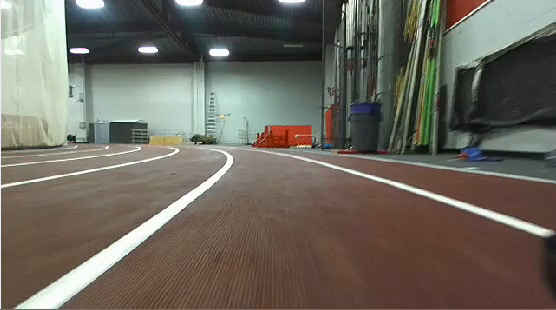
#> input picture frame 137 of lane_follower/lane_follower/output_video.mp4, 556 x 310 px
$ python lane_detector.py
#> lines starting #> are read from the running program, lines starting #| are printed output that depends on the picture; after the words box and inside, x2 and y2 are one past the last pixel; in counts of white or black regions, pixels touching at a corner belong together
#!/usr/bin/env python3
"""
lane_detector.py

A clean and concise module for lane detection.
API:
  detect_lanes(rgb_image) -> (output_image, x_position, theta)

When run as a script, the module processes a video (“output_video.mp4”) and displays
the lane detection results.
"""

import cv2
import numpy as np
import math

# ------------------- CONSTANTS -------------------
GAUSSIAN_KERNEL = (5, 5)
THRESHOLD_VALUE = 180
HOUGH_RHO = 1
HOUGH_THETA = math.pi / 180
HOUGH_THRESHOLD = 50
HOUGH_MIN_LINE_LENGTH = 30
HOUGH_MAX_LINE_GAP = 20
# For keystone warp: the warped ROI uses these destination ratios on the top edge.
WARP_TOP_LEFT_RATIO = 0.0
WARP_TOP_RIGHT_RATIO = 1.0
WARP_BOTTOM_LEFT_MULT = 0.45
WARP_BOTTOM_RIGHT_MULT = 0.55

# ------------------- HELPER FUNCTIONS -------------------
def preprocess_image(rgb_image):
    """Convert the RGB image to grayscale, blur it, and threshold to produce a binary mask."""
    # Use cvtColor with COLOR_RGB2GRAY because input is RGB.
    gray = cv2.cvtColor(rgb_image, cv2.COLOR_RGB2GRAY)
    blurred = cv2.GaussianBlur(gray, GAUSSIAN_KERNEL, 0)
    _, thresh = cv2.threshold(blurred, THRESHOLD_VALUE, 255, cv2.THRESH_BINARY)
    return thresh

def get_roi(binary_image):
    """Return the bottom half of the image."""
    h = binary_image.shape[0]
    return binary_image[h // 2 :, :]

def keystone_warp(image):
    """
    Applies a keystone (perspective) warp on the supplied image.
    Returns the warped image along with the source and destination points
    used in the warp.
    """
    h, w = image.shape[:2]
    src_points = np.float32([[0, 0],
                             [w, 0],
                             [w, h],
                             [0, h]])
    dest_points = np.float32([[0, 0],
                              [w, 0],
                              [w * WARP_BOTTOM_RIGHT_MULT, h],
                              [w * WARP_BOTTOM_LEFT_MULT, h]])
    M = cv2.getPerspectiveTransform(src_points, dest_points)
    warped = cv2.warpPerspective(image, M, (w, h))
    return warped, src_points, dest_points

def compute_x_at_y(line, y_val, epsilon=1e-6):
    """
    Given a line (tuple of two endpoints), compute the x-value corresponding to y_val.
    If the line is nearly horizontal, return the average x.
    """
    (x1, y1), (x2, y2) = line
    dy = y2 - y1
    if abs(dy) < epsilon:
        return int((x1 + x2) / 2)
    t = (y_val - y1) / dy
    x = x1 + t * (x2 - x1)
    return int(x)

def averageCenterLine(left_line, right_line, height):
    """
    Compute an averaged centerline from left and right lines in warped coordinates.
    The function computes the x-values at the top (y=0) and bottom (y=height) for each line,
    then averages the corresponding x-values.
    """
    top_y = 0
    bot_y = height
    left_top = compute_x_at_y(left_line, top_y)
    left_bot = compute_x_at_y(left_line, bot_y)
    right_top = compute_x_at_y(right_line, top_y)
    right_bot = compute_x_at_y(right_line, bot_y)

    center_top = (left_top + right_top) / 2.0
    center_bot = (left_bot + right_bot) / 2.0
    return np.array([[center_top, top_y],
                     [center_bot, bot_y]], dtype=np.float32)

def unwarp_centerline(center_line_warped, image):
    """
    Re-project the centerline, computed in the warped (ROI) coordinate system,
    back into the coordinate system of the original image.
    roi_offset: vertical offset to add (because the ROI was the bottom half).
    """
    h, w = image.shape[:2]
    src_points = np.float32([[0, 0],
                             [w, 0],
                             [w, h],
                             [0, h]])
    dest_points = np.float32([[0, 0],
                              [w, 0],
                              [w * WARP_BOTTOM_RIGHT_MULT, h],
                              [w * WARP_BOTTOM_LEFT_MULT, h]])
    roi_offset = h // 2
    inverse_M = cv2.getPerspectiveTransform(dest_points, src_points)
    pts = center_line_warped.reshape(-1, 1, 2)
    unwarped = cv2.perspectiveTransform(pts, inverse_M)
    unwarped_line = unwarped.reshape(-1, 2)
    # Add back the vertical offset (the ROI was taken from bottom half)
    unwarped_line[:, 1] += roi_offset
    return unwarped_line

def detect_lines(warped_binary):
    """
    Run HoughLinesP on the warped binary image.
    Separate detected lines into left and right groups (by the midpoint x value).
    Return the longest line candidate from each group.
    If a candidate is missing, None is returned in its place.
    """
    lines = cv2.HoughLinesP(warped_binary,
                            rho=HOUGH_RHO,
                            theta=HOUGH_THETA,
                            threshold=HOUGH_THRESHOLD,
                            minLineLength=HOUGH_MIN_LINE_LENGTH,
                            maxLineGap=HOUGH_MAX_LINE_GAP)
    if lines is None:
        return None, None

    left_lines = []
    right_lines = []
    h, w = warped_binary.shape
    mid_x = w / 2.0

    # Process each line from Hough transform
    for line in lines:
        x1, y1, x2, y2 = line[0]
        # Skip nearly horizontal lines (angle < 45°)
        if abs(math.degrees(math.atan2((y2 - y1), (x2 - x1)))) < 60:
            continue
        # Separate left and right based on the midpoint
        line_mid = (x1 + x2) / 2.0
        if line_mid < mid_x:
            left_lines.append(((x1, y1), (x2, y2)))
        else:
            right_lines.append(((x1, y1), (x2, y2)))

    # From each group, choose the longest line as candidate.
    def line_length(line):
        (x1, y1), (x2, y2) = line
        return math.hypot(x2 - x1, y2 - y1)

    left_candidate = max(left_lines, key=line_length) if left_lines else None
    right_candidate = max(right_lines, key=line_length) if right_lines else None

    return left_candidate, right_candidate

def overlay_centerline(orig_image, line_pts, color=(255, 0, 0), thickness=5):
    """Draw a line defined by two points on orig_image."""
    pt1 = tuple(np.int32(line_pts[0]))
    pt2 = tuple(np.int32(line_pts[1]))
    cv2.line(orig_image, pt1, pt2, color, thickness)
    return orig_image

def compute_line_angle(line_pts):
    """
    Given two endpoints [ [x1, y1], [x2, y2] ], compute the centerline angle (theta)
    in degrees relative to the horizontal.
    """
    (x1, y1), (x2, y2) = line_pts
    dx = x2 - x1
    dy = y2 - y1
    # Use arctan2: note that y increases downward.
    theta = math.degrees(math.atan2(dy, dx))
    return theta

# ------------------- MAIN API -------------------
def detect_lanes(rgb_image):
    """
    detect_lanes(rgb_image) -> output_image, x_position, theta

    Process the provided RGB image to detect road lanes.
    The function returns:
      - output_image: The original image with the computed centerline overlaid.
      - x_position: The x coordinate (in original image) at the bottom end of the centerline.
      - theta: The angle (in degrees) relative to horizontal of the centerline.
    If lanes cannot be detected, None is returned for x_position and theta.
    """
    # Preprocess and get binary mask.
    binary = preprocess_image(rgb_image)
    orig_h, orig_w = binary.shape
    roi = get_roi(binary)  # bottom half of the image

    # Apply keystone warp on the ROI.
    warped_roi, warp_src_pts, warp_dest_pts = keystone_warp(roi)
    # For Hough transform, work on the warped (binary) image.
    # (No need to convert color for detection.)

    # Detect left and right line candidates.
    left_line, right_line = detect_lines(warped_roi)
    # If we cannot obtain both lines, return the original image.
    output_image = rgb_image.copy()
    if left_line is None or right_line is None:
        return output_image, None, None

    center_line_warped = averageCenterLine(left_line, right_line, orig_h)
    # Unwarp the centerline back into original image coordinates.
    center_line_unwarped = unwarp_centerline(center_line_warped, rgb_image)
    # Overlay the centerline on the original image.
    output_image = overlay_centerline(output_image, center_line_unwarped)

    # Compute x-position: use the bottom endpoint of the centerline.
    x_position = center_line_unwarped[1, 0]
    theta = compute_line_angle(center_line_unwarped)

    return output_image, x_position, theta

# ------------------- MAIN (VIDEO PROCESSING DEMO) -------------------
def main():
    """Process video frames from output_video.mp4 and display lane detection."""
    video_capture = cv2.VideoCapture("output_video.mp4")
    if not video_capture.isOpened():
        print("Error: Could not open video file.")
        return

    print("Starting video processing... Press 'q' to exit.")

    while True:
        ret, frame = video_capture.read()
#> frame is the input picture: shape (310, 556, 3); mean B, G, R 93.9, 103.6, 108.9
        if not ret:
            break

        # OpenCV reads video frames as BGR. Convert to RGB for our API.
        frame_rgb = cv2.cvtColor(frame, cv2.COLOR_BGR2RGB)
        out_img, x_pos, theta = detect_lanes(frame_rgb)
#> in preprocess_image, `gray = cv2.cvtColor(rgb_image, cv2.COLOR_RGB2GRAY)`:
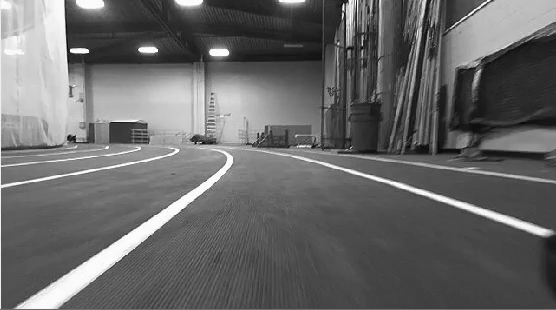
#> gray: shape (310, 556); min 1, max 255, mean 104.1
#> in preprocess_image, `blurred = cv2.GaussianBlur(gray, GAUSSIAN_KERNEL, 0)`:
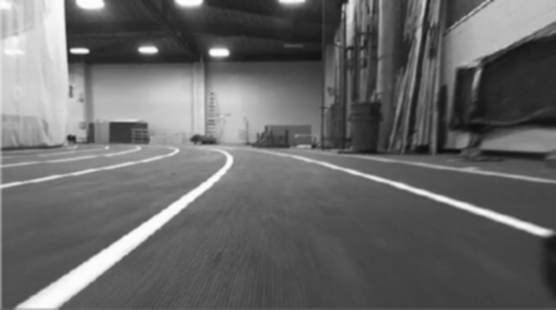
#> blurred: shape (310, 556); min 13, max 253, mean 104
#> in preprocess_image, `_, thresh = cv2.threshold(blurred, THRESHOLD_VALUE, 255, cv2.THRESH_BI..`:
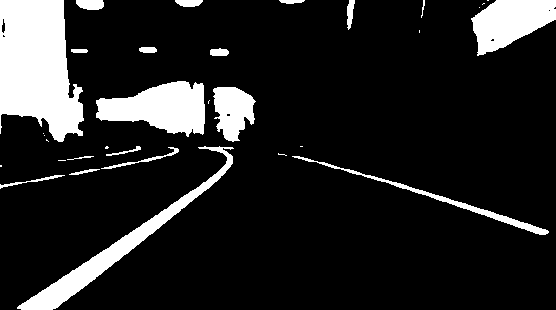
#> thresh: shape (310, 556); 13.8% white; 32 white regions (13 under 20 px), largest, box (x1, y1, x2, y2) and area: (0, 0, 84, 142) 8751, (96, 81, 205, 137) 3898, (17, 146, 234, 310) 3746
#> in get_roi, `return binary_image[h // 2 :, :]`:
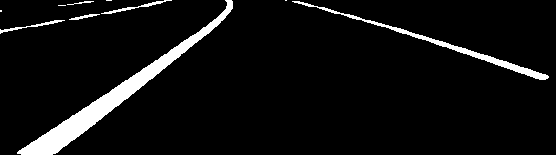
#> returned value: shape (155, 556); 6% white; 10 white regions (4 under 20 px), largest, box (x1, y1, x2, y2) and area: (17, 0, 233, 155) 3614, (292, 1, 549, 80) 1126, (101, 0, 172, 14) 162, (0, 20, 65, 34) 150, (69, 14, 100, 20) 72, (67, 1, 94, 5) 37
#> in keystone_warp, `warped = cv2.warpPerspective(image, M, (w, h))`:
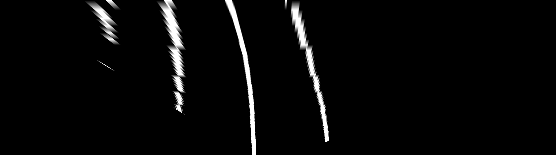
#> warped: shape (155, 556); min 0, max 255, mean 8.2
#> in detect_lanes, `warped_roi, warp_src_pts, warp_dest_pts = keystone_warp(roi)`: warp_src_pts = [[0, 0], [556, 0], [556, 155], [0, 155]]; warp_dest_pts = [[0, 0], [556, 0], [305.8, 155], [250.2, 155]]
#> in detect_lines, `lines = cv2.HoughLinesP(warped_binary, rho=HOUGH_RHO, theta=HOUGH_THET..`: lines = 27 rows, first 6: [295, 1, 327, 141], [233, 1, 255, 144], [297, 1, 328, 137], [169, 0, 181, 112], [293, 1, 326, 141], [170, 0, 184, 114]
#> the loop in detect_lines, `for line in lines:` made 27 passes
#> (x1, y1, x2, y2, line_mid) on passes 1 to 12: (295, 1, 327, 141, 311), (233, 1, 255, 144, 244), (297, 1, 328, 137, 312.5), (169, 0, 181, 112, 175), (293, 1, 326, 141, 309.5), (170, 0, 184, 114, 177), (298, 1, 328, 131, 313), (229, 0, 254, 110, 241.5), (168, 0, 179, 111, 173.5), (166, 0, 178, 110, 172), (234, 4, 253, 101, 243.5), (171, 0, 184, 92, 177.5)
#> (x1, y1, x2, y2) on passes 23, 25: (90, 1, 116, 44), (92, 3, 118, 44)
#> after the loop in detect_lines, `for line in lines:`: left_lines = 17 items; right_lines = [((295, 1), (327, 141)), ((297, 1), (328, 137)), ((293, 1), (326, 141)), ((298, 1), (328, 131)), ((292, 1), (313, 90)), ((310, 45), (325, 110)), ((296, 1), (328, 140)), ((291, 8), (302, 49))]
#> in detect_lines, `left_candidate = max(left_lines, key=line_length) if left_lines else N..`: left_candidate = ((233, 1), (255, 144))
#> in detect_lines, `right_candidate = max(right_lines, key=line_length) if right_lines els..`: right_candidate = ((293, 1), (326, 141))
#> in detect_lanes, `left_line, right_line = detect_lines(warped_roi)`: left_line = ((233, 1), (255, 144)); right_line = ((293, 1), (326, 141))
#> in compute_x_at_y, `(x1, y1), (x2, y2) = line`: x1 = 233; y1 = 1; x2 = 255; y2 = 144
#> in compute_x_at_y, `dy = y2 - y1`: dy = 143
#> in compute_x_at_y, `t = (y_val - y1) / dy`: t = -0.00699
#> in compute_x_at_y, `x = x1 + t * (x2 - x1)`: x = 232.8
#> in averageCenterLine, `left_top = compute_x_at_y(left_line, top_y)`: left_top = 232
#> in averageCenterLine, `left_bot = compute_x_at_y(left_line, bot_y)`: left_bot = 280
#> in averageCenterLine, `right_top = compute_x_at_y(right_line, top_y)`: right_top = 292
#> in averageCenterLine, `right_bot = compute_x_at_y(right_line, bot_y)`: right_bot = 365
#> in averageCenterLine, `center_top = (left_top + right_top) / 2.0`: center_top = 262
#> in averageCenterLine, `center_bot = (left_bot + right_bot) / 2.0`: center_bot = 322.5
#> in detect_lanes, `center_line_warped = averageCenterLine(left_line, right_line, orig_h)`: center_line_warped = [[262, 0], [322.5, 310]]
#> in unwarp_centerline, `unwarped = cv2.perspectiveTransform(pts, inverse_M)`: unwarped = [[262, 0], [723, 310]]
#> in detect_lanes, `center_line_unwarped = unwarp_centerline(center_line_warped, rgb_image)`: center_line_unwarped = [[262, 155], [723, 465]]
#> in overlay_centerline, `pt1 = tuple(np.int32(line_pts[0]))`: pt1 = (262, 155)
#> in overlay_centerline, `pt2 = tuple(np.int32(line_pts[1]))`: pt2 = (723, 465)
#> in detect_lanes, `x_position = center_line_unwarped[1, 0]`: x_position = 723
#> in compute_line_angle, `(x1, y1), (x2, y2) = line_pts`: x1 = 262; y1 = 155; x2 = 723; y2 = 465
#> in compute_line_angle, `dx = x2 - x1`: dx = 461
#> in compute_line_angle, `dy = y2 - y1`: dy = 310
#> in compute_line_angle, `theta = math.degrees(math.atan2(dy, dx))`: theta = 33.92
#> x_pos = 723; theta = 33.92

        # For display, convert output back to BGR.
        out_display = cv2.cvtColor(out_img, cv2.COLOR_RGB2BGR)

        cv2.imshow("Lane Detection", out_display)
        if cv2.waitKey(25) & 0xFF == ord('q'):
#> (key q is pressed here)
            break

    video_capture.release()
    cv2.destroyAllWindows()
    print("Video processing ended.")

if __name__ == "__main__":
    main()

$ run again, starting later in the video
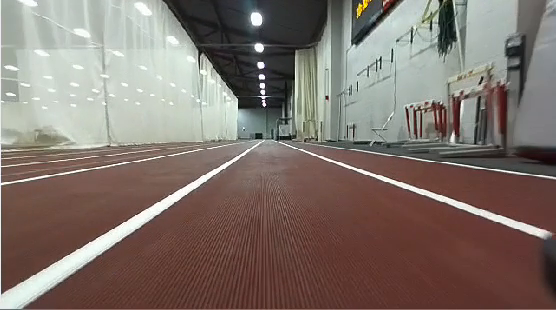
#> input picture frame 618 of lane_follower/lane_follower/output_video.mp4, 556 x 310 px
#> in main, frame is the input picture: shape (310, 556, 3); mean B, G, R 107.5, 114.6, 127.4
#> in preprocess_image, `_, thresh = cv2.threshold(blurred, THRESHOLD_VALUE, 255, cv2.THRESH_BI..`:
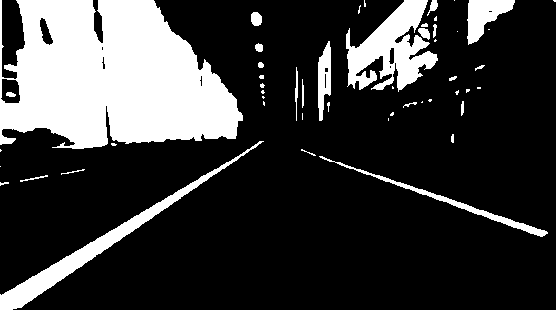
#> thresh: shape (310, 556); 22.2% white; 51 white regions (26 under 20 px), largest, box (x1, y1, x2, y2) and area: (0, 0, 243, 149) 26378, (346, 0, 438, 92) 4333, (0, 141, 264, 310) 3474
#> in keystone_warp, `warped = cv2.warpPerspective(image, M, (w, h))`:
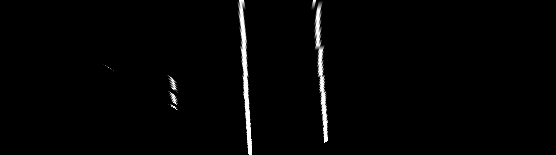
#> warped: shape (155, 556); min 0, max 255, mean 4.1
#> warp_src_pts = [[0, 0], [556, 0], [556, 155], [0, 155]]; warp_dest_pts = [[0, 0], [556, 0], [305.8, 155], [250.2, 155]]
#> lines = [[318, 4, 327, 140], [314, 0, 326, 141], [240, 0, 251, 154], [239, 0, 249, 154], [237, 1, 248, 153], [242, 0, 250, 121], [312, 1, 324, 142], [319, 1, 327, 118], [315, 0, 325, 141]]
#> the loop in detect_lines, `for line in lines:` made 9 passes
#> (x1, y1, x2, y2, line_mid) on passes 1 to 8: (318, 4, 327, 140, 322.5), (314, 0, 326, 141, 320), (240, 0, 251, 154, 245.5), (239, 0, 249, 154, 244), (237, 1, 248, 153, 242.5), (242, 0, 250, 121, 246), (312, 1, 324, 142, 318), (319, 1, 327, 118, 323)
#> after the loop in detect_lines, `for line in lines:`: left_lines = [((240, 0), (251, 154)), ((239, 0), (249, 154)), ((237, 1), (248, 153)), ((242, 0), (250, 121))]; right_lines = [((318, 4), (327, 140)), ((314, 0), (326, 141)), ((312, 1), (324, 142)), ((319, 1), (327, 118)), ((315, 0), (325, 141))]
#> left_candidate = ((240, 0), (251, 154))
#> right_candidate = ((314, 0), (326, 141))
#> left_line = ((240, 0), (251, 154)); right_line = ((314, 0), (326, 141))
#> in compute_x_at_y, `(x1, y1), (x2, y2) = line`: x1 = 240; y1 = 0; x2 = 251; y2 = 154
#> t = 0
#> x = 240
#> left_bot = 262
#> right_top = 314
#> right_bot = 340
#> center_top = 277
#> center_bot = 301
#> center_line_warped = [[277, 0], [301, 310]]
#> unwarped = [[277, 0], [508, 310]]
#> center_line_unwarped = [[277, 155], [508, 465]]
#> pt1 = (277, 155)
#> pt2 = (508, 465)
#> x_position = 508
#> in compute_line_angle, `(x1, y1), (x2, y2) = line_pts`: x1 = 277; y1 = 155; x2 = 508; y2 = 465
#> dx = 231
#> in compute_line_angle, `dy = y2 - y1`: dy = 310
#> in compute_line_angle, `theta = math.degrees(math.atan2(dy, dx))`: theta = 53.31
#> in main, `out_img, x_pos, theta = detect_lanes(frame_rgb)`: x_pos = 508; theta = 53.31

$ run again, starting later in the video
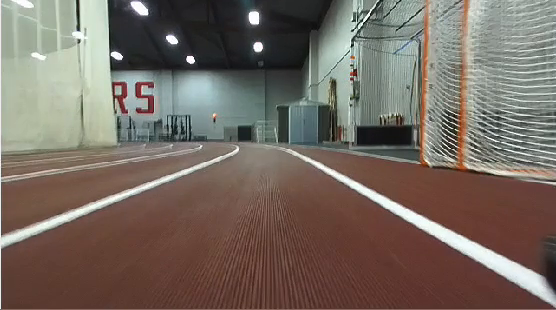
#> input picture frame 1100 of lane_follower/lane_follower/output_video.mp4, 556 x 310 px
#> in main, frame is the input picture: shape (310, 556, 3); mean B, G, R 97.5, 106.3, 117.7
#> in preprocess_image, `_, thresh = cv2.threshold(blurred, THRESHOLD_VALUE, 255, cv2.THRESH_BI..`:
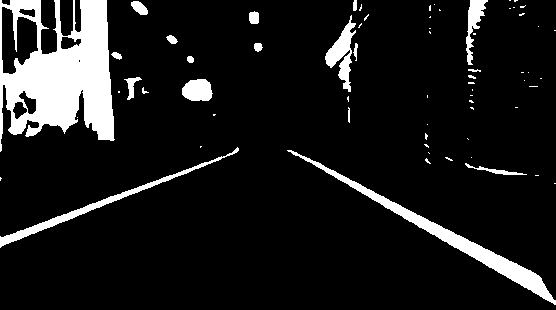
#> thresh: shape (310, 556); 10.5% white; 66 white regions (46 under 20 px), largest, box (x1, y1, x2, y2) and area: (0, 0, 115, 152) 10350, (287, 150, 556, 305) 3082, (0, 147, 239, 248) 1399
#> in keystone_warp, `warped = cv2.warpPerspective(image, M, (w, h))`:
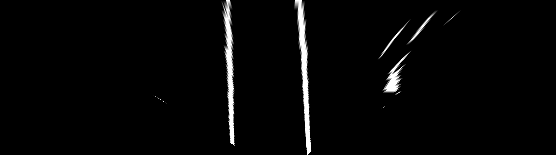
#> warped: shape (155, 556); min 0, max 255, mean 6
#> warp_src_pts = [[0, 0], [556, 0], [556, 155], [0, 155]]; warp_dest_pts = [[0, 0], [556, 0], [305.8, 155], [250.2, 155]]
#> lines = 18 rows, first 6: [296, 0, 310, 151], [228, 0, 233, 144], [225, 1, 232, 143], [300, 0, 311, 150], [229, 0, 234, 145], [223, 1, 231, 143]
#> the loop in detect_lines, `for line in lines:` made 18 passes
#> (x1, y1, x2, y2, line_mid) on passes 1 to 8: (296, 0, 310, 151, 303), (228, 0, 233, 144, 230.5), (225, 1, 232, 143, 228.5), (300, 0, 311, 150, 305.5), (229, 0, 234, 145, 231.5), (223, 1, 231, 143, 227), (295, 0, 308, 153, 301.5), (302, 1, 309, 112, 305.5)
#> after the loop in detect_lines, `for line in lines:`: left_lines = [((228, 0), (233, 144)), ((225, 1), (232, 143)), ((229, 0), (234, 145)), ((223, 1), (231, 143)), ((223, 8), (230, 142)), ((228, 123), (232, 34))]; right_lines = [((296, 0), (310, 151)), ((300, 0), (311, 150)), ((295, 0), (308, 153)), ((302, 1), (309, 112)), ((303, 1), (308, 81)), ((298, 0), (307, 104)), ((300, 70), (307, 154)), ((387, 92), (423, 22)), ((297, 0), (310, 148))]
#> left_candidate = ((229, 0), (234, 145))
#> right_candidate = ((295, 0), (308, 153))
#> left_line = ((229, 0), (234, 145)); right_line = ((295, 0), (308, 153))
#> in compute_x_at_y, `(x1, y1), (x2, y2) = line`: x1 = 229; y1 = 0; x2 = 234; y2 = 145
#> t = 0
#> x = 229
#> left_bot = 239
#> right_top = 295
#> right_bot = 321
#> center_top = 262
#> center_bot = 280
#> center_line_warped = [[262, 0], [280, 310]]
#> unwarped = [[262, 0], [298, 310]]
#> center_line_unwarped = [[262, 155], [298, 465]]
#> pt1 = (262, 155)
#> pt2 = (298, 465)
#> x_position = 298
#> in compute_line_angle, `(x1, y1), (x2, y2) = line_pts`: x1 = 262; y1 = 155; x2 = 298; y2 = 465
#> dx = 36
#> in compute_line_angle, `dy = y2 - y1`: dy = 310
#> in compute_line_angle, `theta = math.degrees(math.atan2(dy, dx))`: theta = 83.38
#> in main, `out_img, x_pos, theta = detect_lanes(frame_rgb)`: x_pos = 298; theta = 83.38
